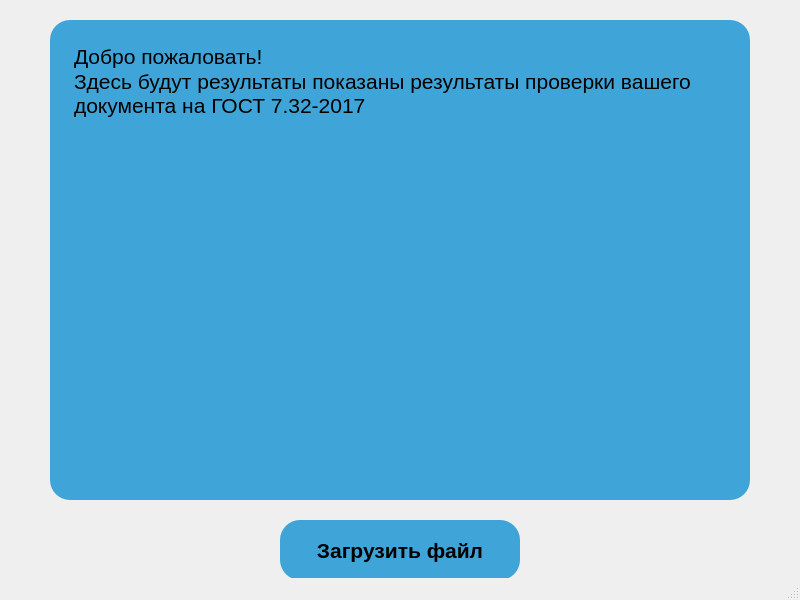
<?xml version="1.0" encoding="UTF-8"?>
<ui version="4.0">
 <class>MainWindow</class>
 <widget class="QMainWindow" name="MainWindow">
  <property name="geometry">
   <rect>
    <x>0</x>
    <y>0</y>
    <width>800</width>
    <height>600</height>
   </rect>
  </property>
  <property name="windowTitle">
   <string>MainWindow</string>
  </property>
  <property name="styleSheet">
   <string notr="true">background-color: qlineargradient(x1: 0, y1: 0, x2: 1, y2: 1,
                                       stop: 0 #358BB6, stop: 1 #215772);</string>
  </property>
  <widget class="QWidget" name="centralwidget">
   <widget class="QPushButton" name="pushButton">
    <property name="geometry">
     <rect>
      <x>280</x>
      <y>520</y>
      <width>240</width>
      <height>60</height>
     </rect>
    </property>
    <property name="font">
     <font>
      <pointsize>16</pointsize>
      <weight>75</weight>
      <bold>true</bold>
     </font>
    </property>
    <property name="styleSheet">
     <string notr="true">background-color: #3FA5D8;
color: #000000;
border-radius: 20px;</string>
    </property>
    <property name="text">
     <string>Загрузить файл</string>
    </property>
   </widget>
   <widget class="QTextBrowser" name="textBrowser">
    <property name="geometry">
     <rect>
      <x>50</x>
      <y>20</y>
      <width>700</width>
      <height>480</height>
     </rect>
    </property>
    <property name="font">
     <font>
      <pointsize>14</pointsize>
     </font>
    </property>
    <property name="styleSheet">
     <string notr="true">background-color: #3FA5D8;
color: #000000;
border-radius: 20px;
padding: 20px;</string>
    </property>
    <property name="html">
     <string>&lt;!DOCTYPE HTML PUBLIC &quot;-//W3C//DTD HTML 4.0//EN&quot; &quot;http://www.w3.org/TR/REC-html40/strict.dtd&quot;&gt;
&lt;html&gt;&lt;head&gt;&lt;meta name=&quot;qrichtext&quot; content=&quot;1&quot; /&gt;&lt;style type=&quot;text/css&quot;&gt;
p, li { white-space: pre-wrap; }
&lt;/style&gt;&lt;/head&gt;&lt;body style=&quot; font-family:'MS Shell Dlg 2'; font-size:14pt; font-weight:400; font-style:normal;&quot;&gt;
&lt;p style=&quot; margin-top:0px; margin-bottom:0px; margin-left:0px; margin-right:0px; -qt-block-indent:0; text-indent:0px;&quot;&gt;&lt;span style=&quot; font-size:16pt;&quot;&gt;Добро пожаловать!&lt;/span&gt;&lt;/p&gt;
&lt;p style=&quot; margin-top:0px; margin-bottom:0px; margin-left:0px; margin-right:0px; -qt-block-indent:0; text-indent:0px;&quot;&gt;&lt;span style=&quot; font-size:16pt;&quot;&gt;Здесь будут результаты показаны результаты проверки вашего документа на ГОСТ 7.32-2017&lt;/span&gt;&lt;/p&gt;&lt;/body&gt;&lt;/html&gt;</string>
    </property>
   </widget>
  </widget>
  <widget class="QMenuBar" name="menubar">
   <property name="geometry">
    <rect>
     <x>0</x>
     <y>0</y>
     <width>800</width>
     <height>20</height>
    </rect>
   </property>
  </widget>
  <widget class="QStatusBar" name="statusbar"/>
 </widget>
 <resources/>
 <connections/>
</ui>
